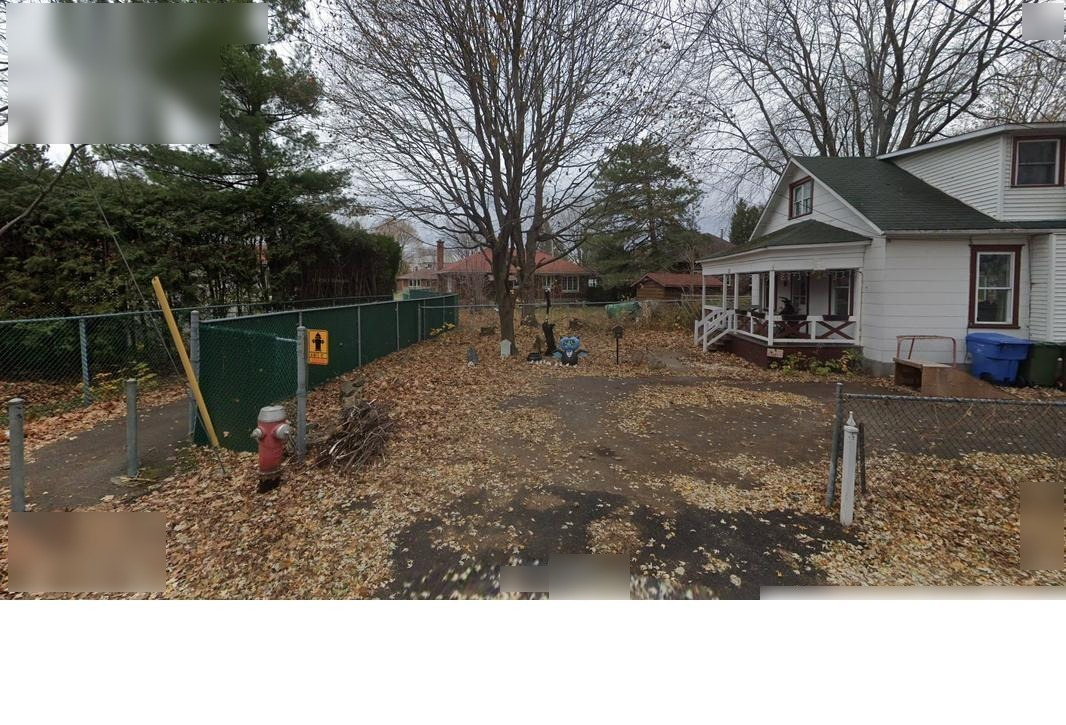
#> input picture fw_en/files/background/missionu/1_3.jpg, 1066 x 725 px, given as the content of the folder files/background/missionu/3, which was not available
$ python textbox.py
#> lines starting #> are read from the running program, lines starting #| are printed output that depends on the picture
import os
from PIL import Image

# Directory containing the .jpg images
image_dir_in = 'files/background/missionu/3'
image_dir_out = 'files/background/missionu'
# Height of the white strip to add (in pixels)
white_strip_height = 125

# Process each image in the directory
for filename in os.listdir(image_dir_in):
    image_path = os.path.join(image_dir_in, filename)

    # Open the original image
    original_image = Image.open(image_path)
#> original_image is the input picture: PIL image 1066x725 RGB; mean R, G, B 127.1, 122.5, 115.7

    # Get the dimensions of the original image
    width, height = original_image.size
#> width = 1066; height = 725

    # Create a new image with additional space for the white strip
    new_height = height + white_strip_height
#> new_height = 850
    new_image = Image.new('RGB', (width, new_height), color='white')
#> new_image: PIL image 1066x850 RGB; every value is 255

    # Paste the original image onto the new image
    new_image.paste(original_image, (0, 0))
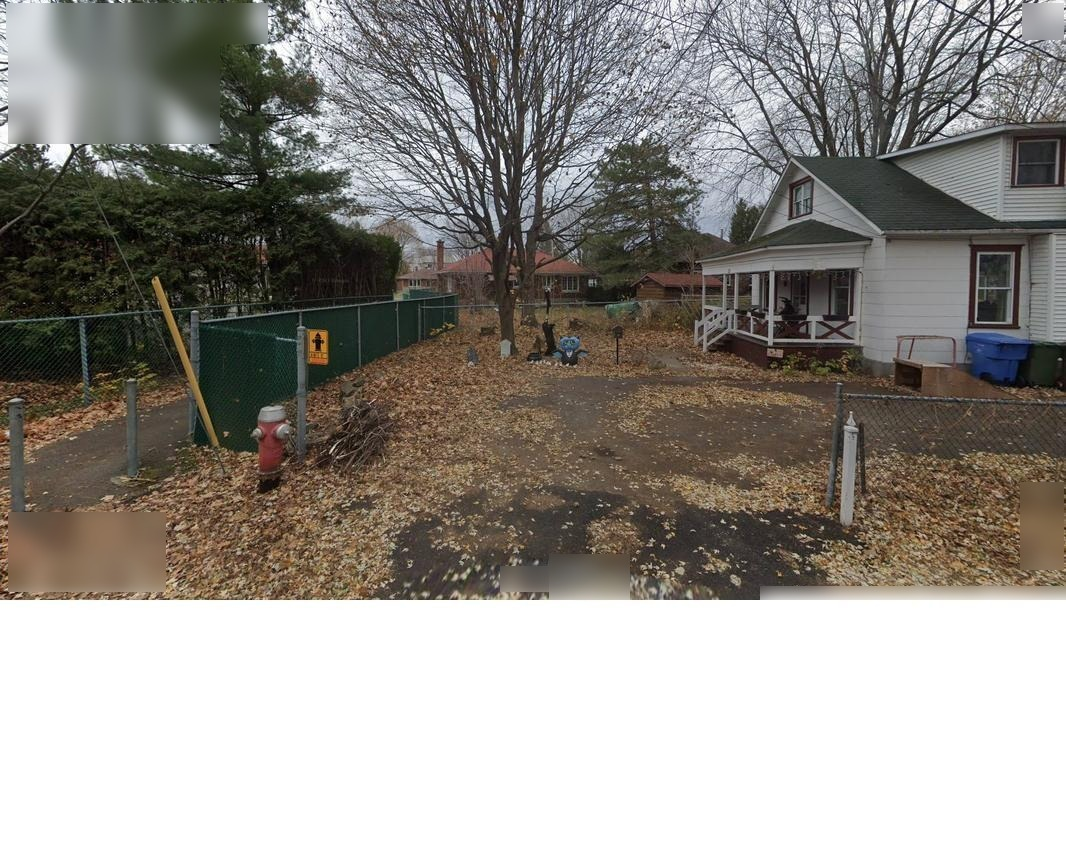
#> new_image: PIL image 1066x850 RGB; mean R, G, B 145.9, 142, 136.2

    #### EXCEPTIONAL FOR THIS MISSION, PUT BACK PNG ####
    # Save the new image with the original name followed by ".jpg"
    new_filename = os.path.splitext(filename)[0] + ".jpg"
    new_image_path = os.path.join(image_dir_out, new_filename)
    new_image.save(new_image_path)
    print(f'textbox and saved: {filename}')

print("Processing complete.")

$ run again, on fw_en/files/background/missionu/40_2.jpg
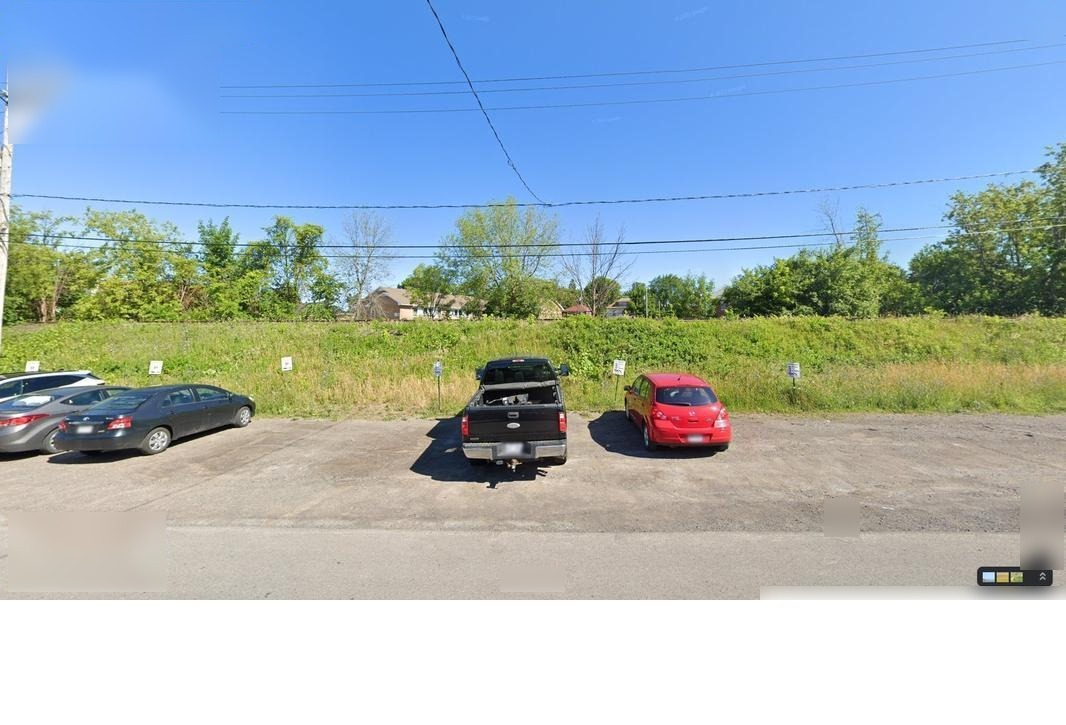
#> input picture fw_en/files/background/missionu/40_2.jpg, 1066 x 725 px, given as the content of the folder files/background/missionu/3, which was not available
#> original_image is the input picture: PIL image 1066x725 RGB; mean R, G, B 160.7, 177.9, 185.8
#> `new_image.paste(original_image, (0, 0))`:
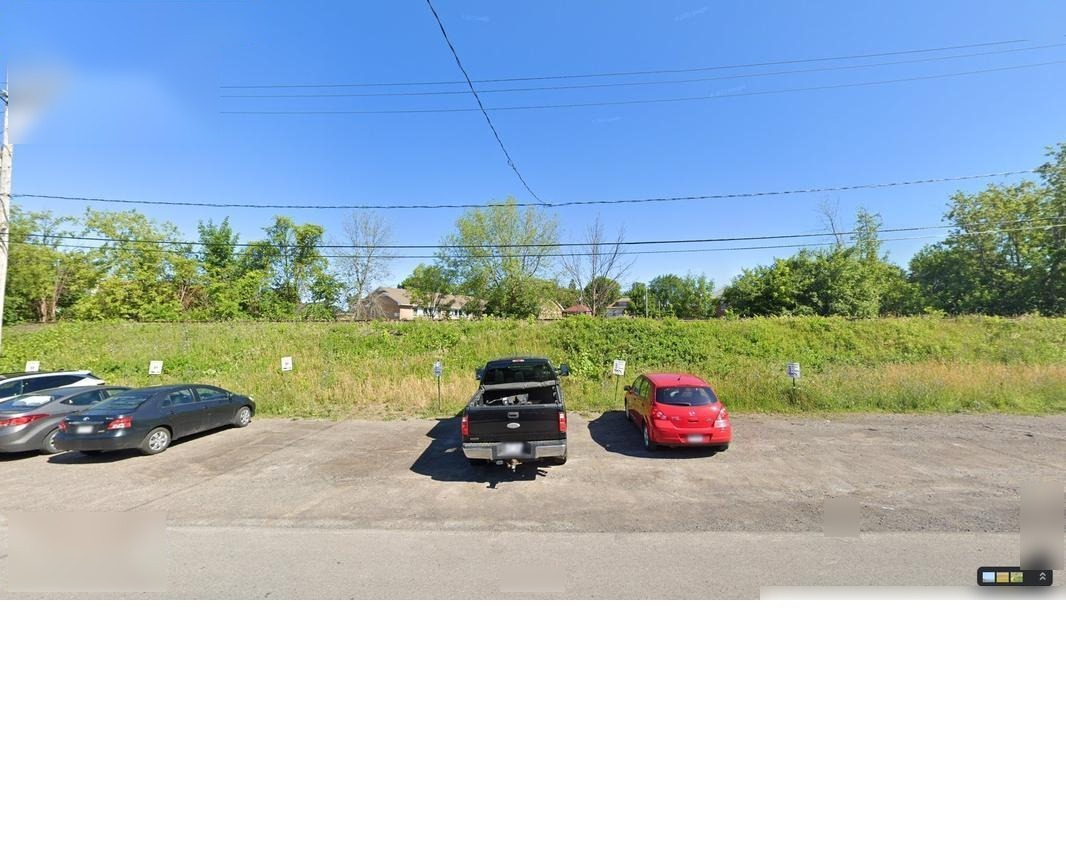
#> new_image: PIL image 1066x850 RGB; mean R, G, B 174.5, 189.3, 196

$ run again, on fw_en/files/background/missionu/4_2.jpg
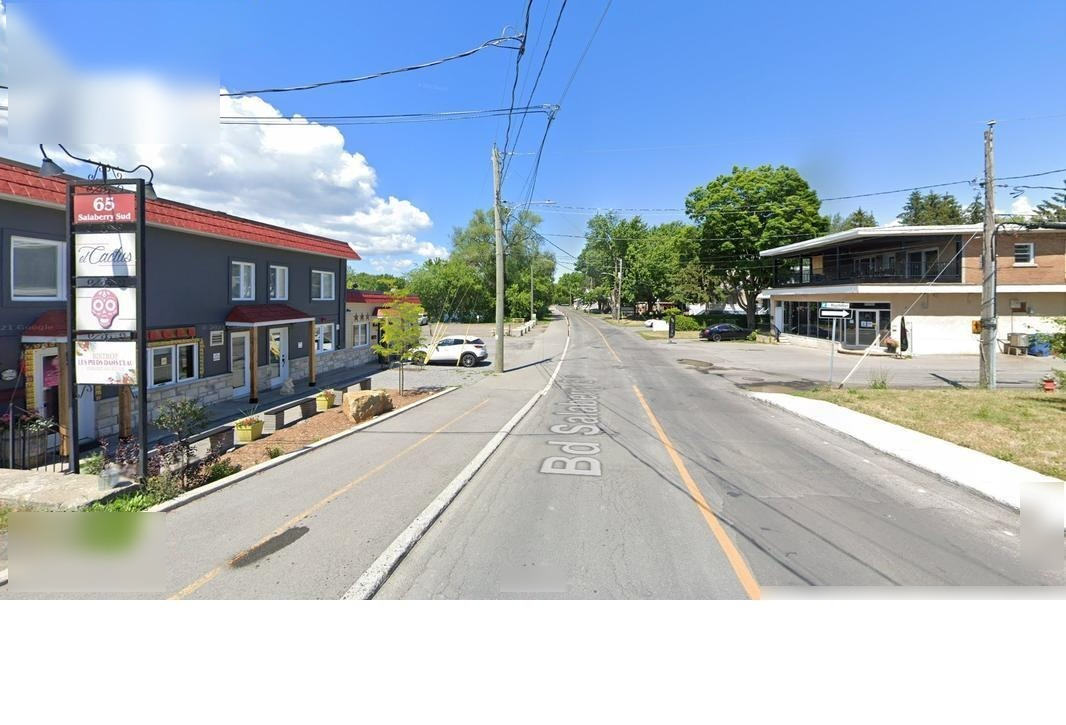
#> input picture fw_en/files/background/missionu/4_2.jpg, 1066 x 725 px, given as the content of the folder files/background/missionu/3, which was not available
#> original_image is the input picture: PIL image 1066x725 RGB; mean R, G, B 165.3, 177.7, 190.5
#> `new_image.paste(original_image, (0, 0))`:
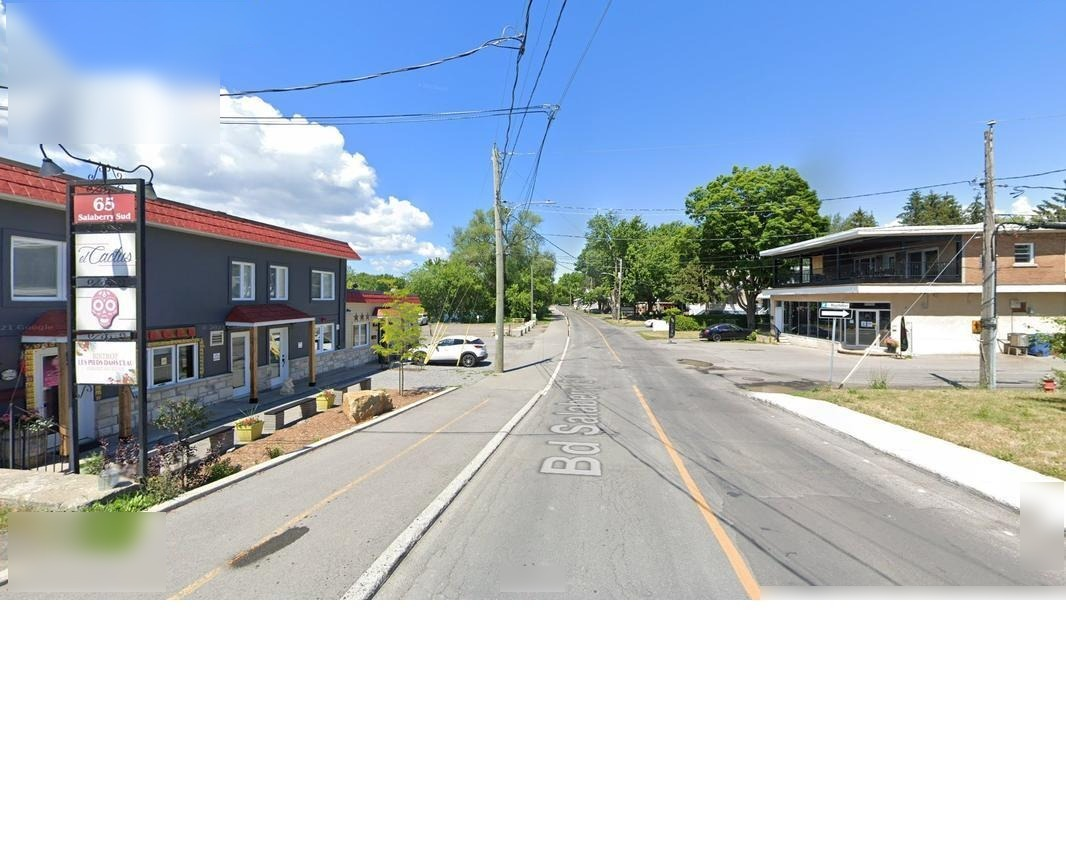
#> new_image: PIL image 1066x850 RGB; mean R, G, B 178.5, 189.1, 200

$ run again, on fw_en/files/background/missionu/51_4.jpg
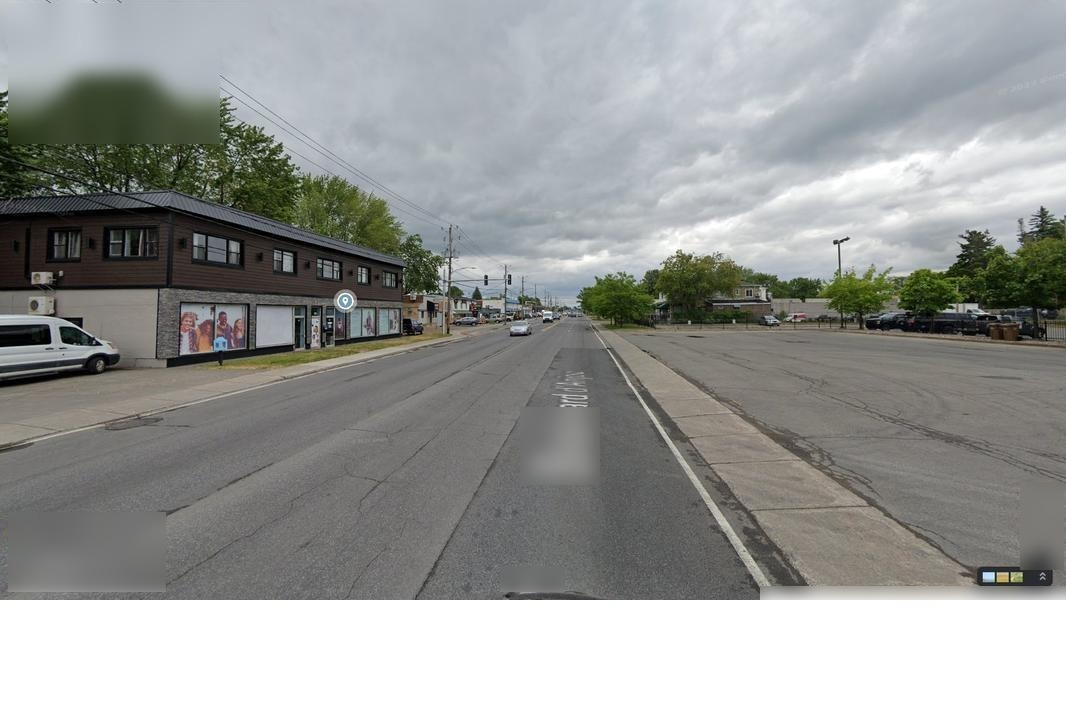
#> input picture fw_en/files/background/missionu/51_4.jpg, 1066 x 725 px, given as the content of the folder files/background/missionu/3, which was not available
#> original_image is the input picture: PIL image 1066x725 RGB; mean R, G, B 152.6, 154.2, 152.4
#> `new_image.paste(original_image, (0, 0))`:
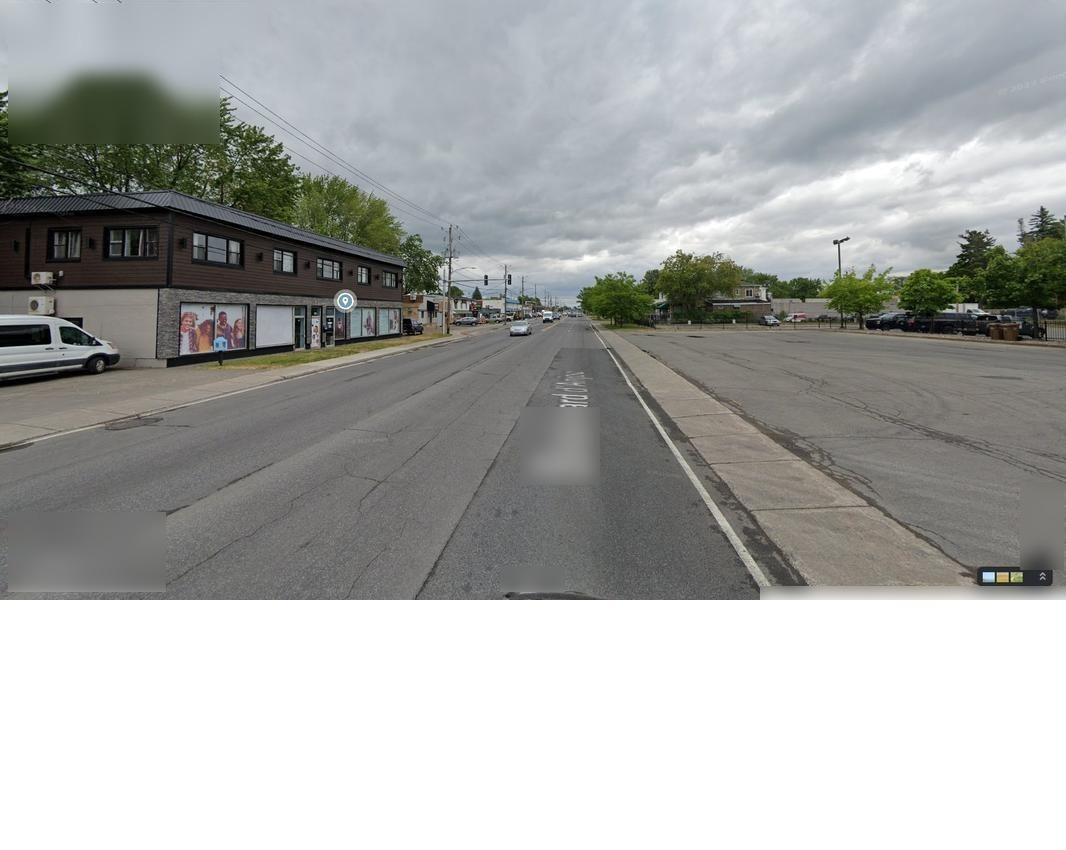
#> new_image: PIL image 1066x850 RGB; mean R, G, B 167.6, 169.1, 167.5
